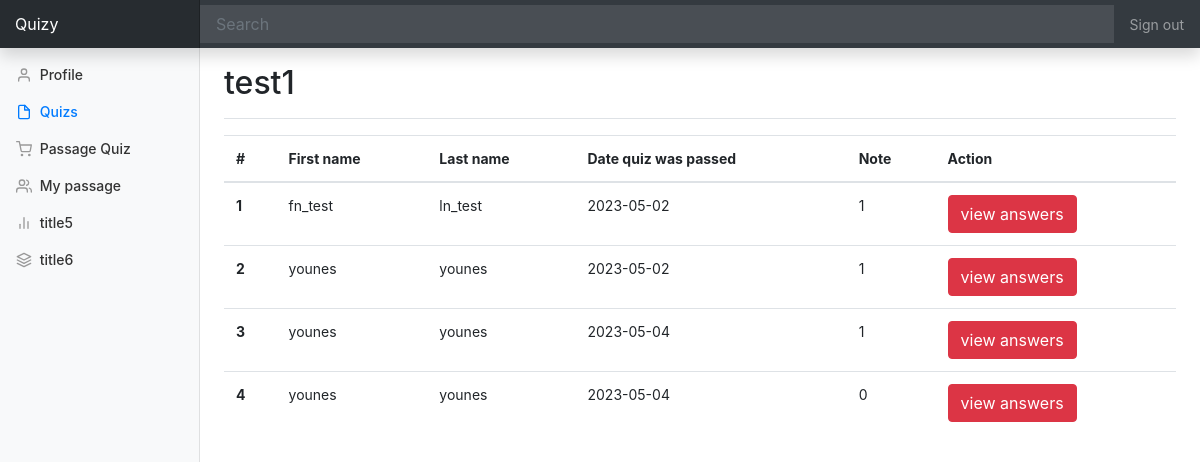
The page /includes/view_result.php?idQ=14 (signed in) on the database its author committed.
### tables this page shows
CREATE TABLE `quiz` (
  `id_quiz` int(11) NOT NULL,
  `id_user` int(11) DEFAULT NULL,
  `title_quiz` varchar(255) DEFAULT NULL,
  `situation_quiz` int(11) DEFAULT NULL,
  `url_quiz` varchar(255) DEFAULT NULL,
  `quiz_duration` time DEFAULT NULL,
  `quiz_description` text DEFAULT NULL,
  `image` varchar(255) DEFAULT NULL
);

CREATE TABLE `pass_quiz` (
  `id_pass` int(11) NOT NULL,
  `id_user` int(11) DEFAULT NULL,
  `id_quiz` int(11) DEFAULT NULL,
  `date` date DEFAULT NULL,
  `note` int(11) DEFAULT NULL
);

CREATE TABLE `users` (
  `id_user` int(11) NOT NULL,
  `first_name` varchar(255) DEFAULT NULL,
  `last_name` varchar(255) DEFAULT NULL,
  `email` varchar(255) DEFAULT NULL,
  `mp` varchar(255) DEFAULT NULL,
  `role_admin` int(11) DEFAULT NULL
);

### includes/functions.php (called while the page is built, shortened)
<?php
function connect(){
$servername="localhost";
$DBuser ="root";
$DBpassword ="";
$DBname="pfe";
try {
    $conn = new PDO("mysql:host=$servername;dbname=$DBname", $DBuser, $DBpassword);
    $conn->setAttribute(PDO::ATTR_ERRMODE, PDO::ERRMODE_EXCEPTION);
  } catch(PDOException $e) {
    echo "Connection failed: " . $e->getMessage();
  }
  return $conn;
}
function getTitleQuiz($id){
  $conn = connect();
  $requette ="SELECT * FROM quiz WHERE id_quiz='$id'";
  $resultat =$conn->query($requette);
  $Quiz=$resultat->fetch();
  $titleQ=$Quiz['title_quiz'];
  return $titleQ;
}
?>

### includes/view_result_functions.php (called while the page is built)
<?php
include '../includes/functions.php';
function getPassQuizById($idQ)
{
    return connect()->query("SELECT * FROM pass_quiz WHERE id_quiz = $idQ")->fetchAll();
}
function getNameUsersPassQuiz($id_U)
{
    return connect()->query("SELECT first_name, last_name FROM users WHERE id_user = $id_U")->fetch();
}
?>

### includes/view_result.php (the view, shortened to what this page needs)
<?php
$idQ = $_GET['idQ'];
include '../includes/view_result_functions.php';
$passagesQuiz = getPassQuizById($idQ);
$titleQ = getTitleQuiz($idQ);
?>
<!doctype html>
<html lang="en">
<head>
	<link href="../css/bootstrap.min.css" rel="stylesheet">
	<link href="../css/dashboard.css" rel="stylesheet">
</head>
<body>
	<?php include '../includes/NavbarWithSearch.php'; ?>
	<div class="container-fluid">
		<div class="row">
			<?php
			$activeMarke = 'quizs';
			 include '../includes/sidebar.php';
			 ?>
			<main role="main" class="col-md-9 ml-sm-auto col-lg-10 px-4">
				<div class="d-flex justify-content-between flex-wrap flex-md-nowrap align-items-center pt-3 pb-2 mb-3 border-bottom">
					<h1 class="h2"><?php echo $titleQ;?></h1>
				</div>
				<div>
					<table class="table">
						<thead>
							<tr>
								<th scope="col">#</th>
								<th scope="col">First name</th>
								<th scope="col">Last name</th>
								<th scope="col">Date quiz was passed</th>
								<th scope="col">Note</th>
								<th scope="col">Action</th>
							</tr>
						</thead>
						<tbody>
							<?php
							$i = 0;
							foreach ($passagesQuiz as $passageQuiz) {
								$i++;
								$full_name=getNameUsersPassQuiz($passageQuiz['id_user']);
								print '
                              <tr>
                                <th scope="row">' . $i . '</th>
                                <td>' . $full_name['first_name'] . '</td>
                                <td>' . $full_name['last_name'] . '</td>
                                <td>' . $passageQuiz['date'] . '</td>
								<td>' . $passageQuiz['note'] . '</td>
                                <td>
                                    <a class="btn btn-danger" href="../includes/ViewAnswersUser.php?id_Quiz='.$idQ.'&id_user='.$passageQuiz['id_user'].'">view answers</a>
                                </td>
                              </tr>
                                       ';
							}
							?>
						</tbody>
					</table>
				</div>
			</main>
		</div>
	</div>
</body>
</html>

### includes/NavbarWithSearch.php
<nav class="navbar navbar-dark fixed-top bg-dark flex-md-nowrap p-0 shadow">
        <a class="navbar-brand col-sm-3 col-md-2 mr-0" href="../index.php">Quizy</a>
        <input class="form-control form-control-dark w-100" type="text" placeholder="Search" aria-label="Search">
        <ul class="navbar-nav px-3">
            <li class="nav-item text-nowrap">
                <a class="nav-link" href="../includes/logOut.php">Sign out</a>
            </li>
        </ul>
    </nav>

### includes/sidebar.php
<nav class="col-md-2 d-none d-md-block bg-light sidebar">
                <div class="sidebar-sticky">
                    <ul class="nav flex-column">
                        <li class="nav-item">
                            <a class="nav-link <?php echo ($activeMarke == 'profile') ? 'active' : ''; ?>" href="../Layout/profile.php">
                                <span data-feather="user"></span>
                                Profile <span class="sr-only">(current)</span>
                            </a>
                        </li>
                        <li class="nav-item">
                            <a class="nav-link <?php echo ($activeMarke == 'quizs') ? 'active' : ''; ?>" href="../Layout/quizs.php">
                                <span data-feather="file"></span>
                                Quizs
                            </a>
                        </li>
                        <li class="nav-item">
                            <a class="nav-link <?php echo ($activeMarke == 'passagequiz') ? 'active' : ''; ?>" href="../Layout/passageQuiz.php">
                                <span data-feather="shopping-cart"></span>
                                Passage Quiz
                            </a>
                        </li>
                        <li class="nav-item">
                            <a class="nav-link <?php echo ($activeMarke == 'mypassage') ? 'active' : ''; ?>" href="../islam/myquizpass.php">
                                <span data-feather="users"></span>
                                My passage
                            </a>
                        </li>
                        <li class="nav-item">
                            <a class="nav-link <?php echo ($activeMarke == 'title5') ? 'active' : ''; ?>" href="#">
                                <span data-feather="bar-chart-2"></span>
                                title5
                            </a>
                        </li>
                        <li class="nav-item">
                            <a class="nav-link <?php echo ($activeMarke == 'title6') ? 'active' : ''; ?>" href="#">
                                <span data-feather="layers"></span>
                                title6
                            </a>
                        </li>
                    </ul>
                </div>
            </nav>

### css/dashboard.css (style rules this page uses)
body { font-size: .875rem; }
.feather { width: 16px; height: 16px; vertical-align: text-bottom; }
.sidebar { position: fixed; top: 0; bottom: 0; left: 0; z-index: 100; padding: 48px 0 0; box-shadow: inset -1px 0 0 rgba(0, 0, 0, .1); }
.sidebar-sticky { position: relative; top: 0; height: calc(100vh - 48px); padding-top: .5rem; overflow-x: hidden; overflow-y: auto; }
.sidebar .nav-link { font-weight: 500; color: #333; }
.sidebar .nav-link .feather { margin-right: 4px; color: #999; }
.sidebar .nav-link.active { color: #007bff; }
.sidebar .nav-link:hover .feather, .sidebar .nav-link.active .feather { color: inherit; }
[role="main"] { padding-top: 48px; }
.navbar-brand { padding-top: .75rem; padding-bottom: .75rem; font-size: 1rem; background-color: rgba(0, 0, 0, .25); box-shadow: inset -1px 0 0 rgba(0, 0, 0, .25); }
.navbar .form-control { padding: .75rem 1rem; border-width: 0; border-radius: 0; }
.form-control-dark { color: #fff; background-color: rgba(255, 255, 255, .1); border-color: rgba(255, 255, 255, .1); }

### rows shown on the page
quiz: title_quiz "test1"
pass_quiz: id_user.first_name "fn_test", id_user.last_name "ln_test", date "2023-05-02", note "1"
pass_quiz: id_user.first_name "younes", id_user.last_name "younes", date "2023-05-02", note "1"
pass_quiz: id_user.first_name "younes", id_user.last_name "younes", date "2023-05-04", note "1"
pass_quiz: id_user.first_name "younes", id_user.last_name "younes", date "2023-05-04", note "0"
